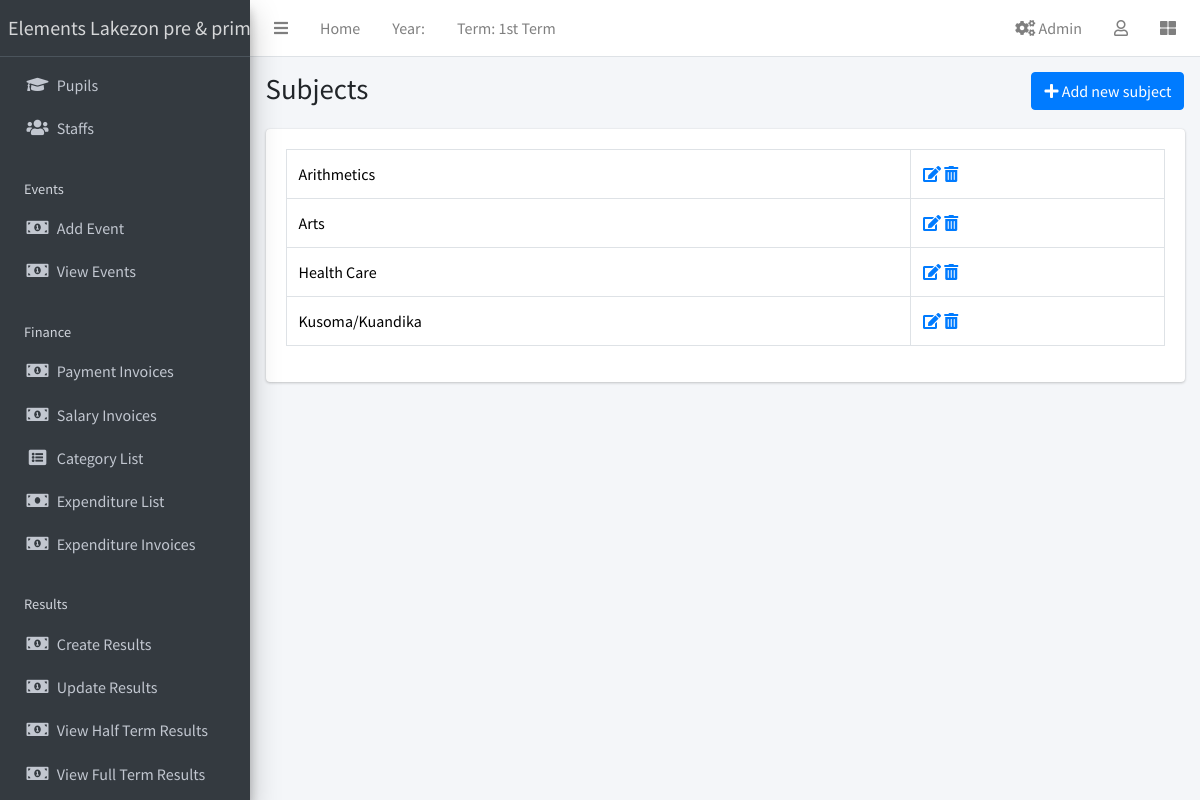
The app's page /subject/list/ (signed in) with its own data.
### apps/corecode/models.py (models this page shows, shortened)
class AcademicTerm(models.Model):
    name = models.CharField(max_length=20, unique=True)
    current = models.BooleanField(default=True)
    class Meta:
        ordering = ["name"]

class Subject(models.Model):
    name = models.CharField(max_length=200, unique=True)
    class Meta:
        ordering = ["name"]
    def __str__(self):
        return self.name

### apps/corecode/views.py (the view)
# urls.py: path("subject/list/", SubjectListView.as_view(), name="subjects"),
class SubjectListView(LoginRequiredMixin, SuccessMessageMixin, ListView):
    model = Subject
    template_name = "corecode/subject_list.html"
    def get_context_data(self, **kwargs):
        context = super().get_context_data(**kwargs)
        context["form"] = SubjectForm()
        return context

### apps/corecode/context_processors.py (called while the page is built)
def site_defaults(request):
    current_session = AcademicSession.objects.get(current=True)
    current_term = AcademicTerm.objects.get(current=True)
    current_exam = ExamType.objects.get(current=True)
    vals = SiteConfig.objects.all()
    contexts = {
        "current_session": current_session.name,
        "current_term": current_term.name,
        "current_exam": current_exam.name,
    }
    for val in vals:
        contexts[val.key] = val.value
    return contexts

### apps/corecode/templates/corecode/subject_list.html (shortened to what this page needs)
{% extends 'base.html' %}
{% load widget_tweaks %}
{% block title %}
Subjects
{% endblock title %}
{% block breadcrumb %}
  <a class="btn btn-primary" href="#" data-toggle="modal" data-target="#modal1">
    <i class="fa fa-plus"></i>
    Add new subject
  </a>
{% endblock breadcrumb %}
{% block content %}
  <div class="row">
    <div class="col-sm-12">
        <table class="table table-bordered">
          <tbody>
            {% for object in object_list %}
            <tr>
              <td>{{ object }}</td>
              <td><a href="{% url 'subject-update' object.id %}"><i
                    class="fa fa-edit"></i></a> <a
                  href="{% url 'subject-delete' object.id %}"><i
                    class="fa fa-trash-alt"></i></a></td>
            </tr>
            {% endfor %}
          </tbody>
        </table>
    </div>
  </div>
{% endblock content %}

### templates/base.html (shortened to what this page needs)
{% load static %}
<!DOCTYPE html>
<html lang="en">
<head>
  <link rel="stylesheet" href="{% static 'css/bootstrap.min.css' %}">
  <link href="https://stackpath.bootstrapcdn.com/bootstrap/5.1.3/css/bootstrap.min.css" rel="stylesheet">
  <link rel="stylesheet" href="{% static 'plugins/fontawesome-free/css/all.min.css' %}">
  <link rel="stylesheet" href="{% static 'plugins/toastr/toastr.min.css' %}">
  <link rel="stylesheet" href="{% static 'plugins/overlayScrollbars/css/OverlayScrollbars.min.css' %}">
  <link rel="stylesheet" href="{% static 'plugins/Datatables/datatables.min.css' %}" />
  <link rel="stylesheet" href="{% static 'dist/css/adminlte.min.css' %}">
</head>
<body class="hold-transition sidebar-mini layout-fixed layout-navbar-fixed layout-footer-fixed">
  <div class="wrapper">
    <nav class="main-header navbar navbar-expand navbar-white navbar-light">
      <ul class="navbar-nav">
        <li class="nav-item">
          <a class="nav-link" data-widget="pushmenu" href="#" role="button"><i class="fas fa-bars"></i></a>
        </li>
        <li class="nav-item d-none d-sm-inline-block">
          <a href="{% url 'home' %}" class="nav-link">Home</a>
        </li>
        <li class="nav-item d-none d-sm-inline-block">
          <a class="nav-link">Year: {{ current_year}}</a>
        </li>
        <li class="nav-item d-none d-sm-inline-block">
          <a class="nav-link">Term: {{ current_term }}</a>
        </li>
      </ul>
      <ul class="navbar-nav ml-auto">
  <li class="nav-item">
    <a class="nav-link" href="{% url 'goto-admin' %}">
      <i class="fas fa-cogs"></i> Admin
    </a>
  </li>
        <li class="nav-item dropdown">
          <a class="nav-link" data-toggle="dropdown" href="#">
            <i class="far fa-user"></i>
          </a>
        </li>
        <li class="nav-item">
          <a class="nav-link" data-widget="control-sidebar" data-slide="true" href="#" role="button"><i class="fas fa-th-large"></i></a>
        </li>
      </ul>
    </nav>
    <aside class="main-sidebar sidebar-dark-primary elevation-4">
      <a href="{% url 'home' %}" class="brand-link">{{"Elements Lakezon pre & primary school" }}</a>
      <div class="sidebar">
        <nav class="mt-2">
          <ul class="nav nav-pills nav-sidebar flex-column" data-widget="treeview" role="menu" data-accordion="false">
            <li class="nav-item">
               <a href="{% url 'student-list' %}" class="nav-link">
                <i class="nav-icon fas fa-graduation-cap"></i>
                <p>Pupils</p>
              </a>
            </li>
            <li class="nav-item">
              <a href="{% url 'staff-list' %}" class="nav-link">
                <i class="nav-icon fas fa-users"></i>
                <p>
                  Staffs
                </p>
              </a>
            </li>
            <li class="nav-header">Events</li>
            <li class="nav-item">
               <a href="{% url 'event_create' %}" class="nav-link">
                <i class="nav-icon fas fa-money-bill-alt"></i>
                <p>Add Event</p>
              </a>
            </li>
            <li class="nav-item">
                <a href="{% url 'event_list' %}" class="nav-link">
                <i class="nav-icon fas fa-money-bill-alt"></i>
                <p>View Events</p>
              </a>
            </li>
            <li class="nav-header">Finance</li>
            <li class="nav-item">
               <a href="{% url 'invoice-list' %}" class="nav-link">
                <i class="nav-icon fas fa-money-bill-alt"></i>
                <p>Payment Invoices</p>
              </a>
            </li>
            <li class="nav-item">
                <a href="{% url 'salary-invoice-list' %}" class="nav-link">
                <i class="nav-icon fas fa-money-bill-alt"></i>
                <p>Salary Invoices</p>
              </a>
            </li>
            <li class="nav-item">
               <a href="{% url 'category_list' %}" class="nav-link">
                <i class="nav-icon fas fa-list-alt"></i>
                <p>Category List</p>
              </a>
            </li>
            <li class="nav-item">
              <a href="{% url 'expenditure_list' %}" class="nav-link">
                <i class="nav-icon fas fa-money-bill"></i>
                <p>Expenditure List</p>
              </a>
            </li>
            <li class="nav-item">
            <a href="{% url 'expenditure-invoice-list' %}" class="nav-link">
                <i class="nav-icon fas fa-money-bill-alt"></i>
                <p>Expenditure Invoices</p>
              </a>
            </li>
            <li class="nav-header">Results</li>
            <li class="nav-item">
              <a href="{% url 'create-result' %}" class="nav-link">
                <i class="nav-icon fas fa-money-bill-alt"></i>
                <p>
                  Create Results
                </p>
              </a>
            </li>
            <li class="nav-item">
              <a href="{% url 'edit-results' %}" class="nav-link">
                <i class="nav-icon fas fa-money-bill-alt"></i>
                <p>
                  Update Results
                </p>
              </a>
            </li>
            <li class="nav-item">
              <a href="{% url 'single-class' %}" class="nav-link">
                <i class="nav-icon fas fa-money-bill-alt"></i>
                <p>
                  View Half Term Results
                </p>
              </a>
            </li>
            <li class="nav-item">
              <a href="{% url 'class-list' %}" class="nav-link">
                  <i class="nav-icon fas fa-money-bill-alt"></i>
                  <p>
                      View Full Term Results
                  </p>
              </a>
          </li>
        </nav>
      </div>
    </aside>
    <div class="content-wrapper">
      <section class="content-header">
        <div class="container-fluid">
          <div class="row mb-1">
            <div class="col-sm-8">
              <h1>{% block title %}{% endblock title %}</h1>
            </div>
            <div class="col-sm-4">
              <ol class="breadcrumb float-sm-right">
                <li class="breadcrumb-item">{% block breadcrumb %}{% endblock breadcrumb %}</li>
              </ol>
            </div>
          </div>
        </div>
      </section>
      <section class="content">
        <div class="container-fluid">
          <div class="row">
            <div class="col-md-12">
              {% block fullcard %}
              <div class="card">
                <div class="card-body">
                  <div class="row">
                    <div class="col">
                      {% block content %}
                      {% endblock content %}
                    </div>
                  </div>
                </div>
              </div>
              {% endblock fullcard %}
            </div>
          </div>
        </div>
      </section>
    </div>
  </div>
</body>
</html>

### records on screen
AcademicTerm: name "1st Term"
Subject: name "Arithmetics"
Subject: name "Arts"
Subject: name "Health Care"
Subject: name "Kusoma/Kuandika"

### other values on screen
{{ "Elements Lakezon pre & primary school" }} "Elements Lakezon pre &…"
